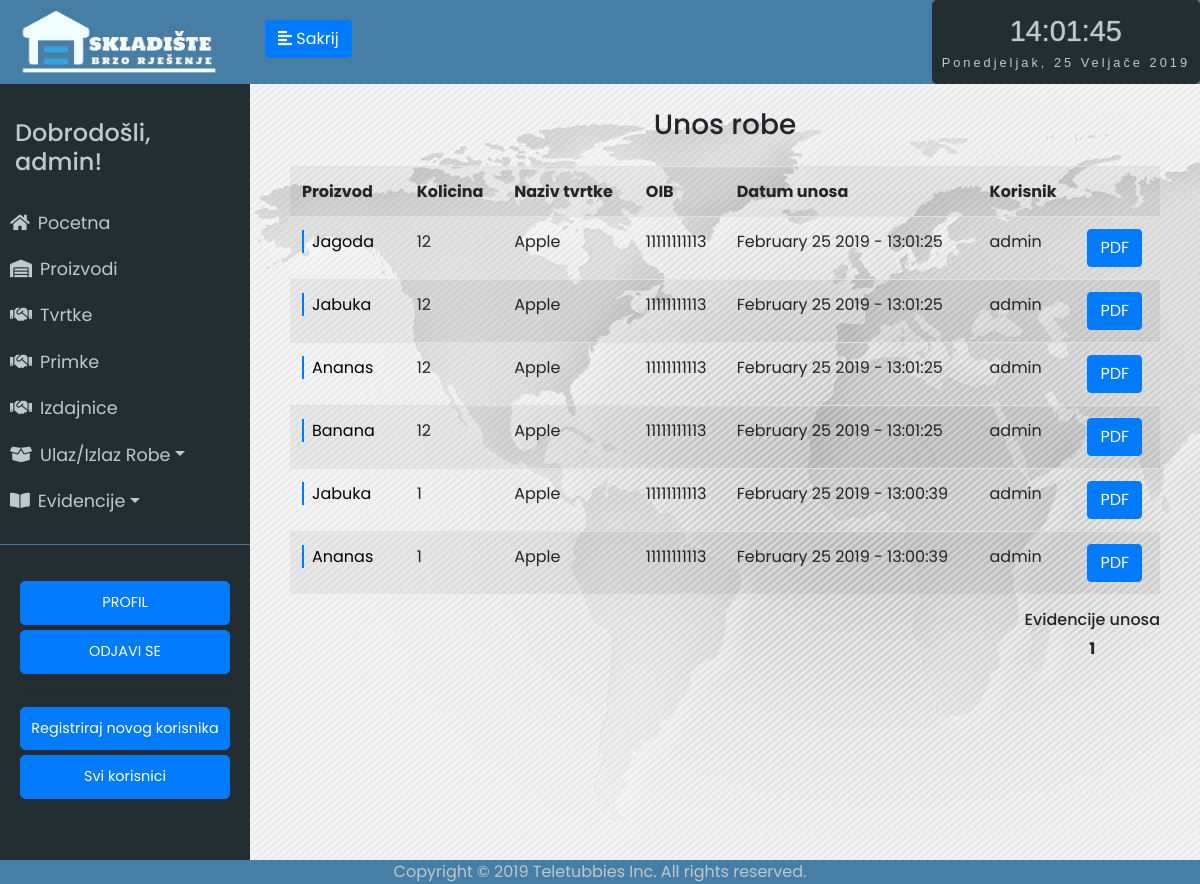
Page /evidencija_unosa/1 (signed in) on the committed database.
### app/models.py (models this page shows, shortened)
class User(UserMixin, db.Model):
	id = db.Column(db.Integer, primary_key=True)
	username = db.Column(db.String(64), index=True, unique=True)
	email = db.Column(db.String(120), index=True, unique=True)
	password_hash = db.Column(db.String(128))
	last_seen = db.Column(db.DateTime, default=datetime.utcnow)
	evidencija = db.relationship('Evidencija', backref='user', lazy='dynamic')

class Evidencija(db.Model):
	id = db.Column(db.Integer, primary_key=True)
	proizvod_id = db.Column(db.Integer, db.ForeignKey('proizvod.id'))
	tvrtka_id = db.Column(db.Integer, db.ForeignKey('tvrtka.id'))
	promijenjena_kolicina = db.Column(db.Integer)
	trenutna_kolicina = db.Column(db.Integer)
	datum_unosa = db.Column(db.DateTime, default=datetime.utcnow)
	vrsta_unosa = db.Column(db.String(64))
	user_id = db.Column(db.Integer, db.ForeignKey('user.id'))
	receipt_id = db.Column(db.Integer, db.ForeignKey('receipt.id'))

class Proizvod(db.Model):
	__searchable__ = ['name']
	id = db.Column(db.Integer, primary_key=True)
	name = db.Column(db.String(64))
	kolicina = db.Column(db.Integer, default=0)
	zemlja_podrijetla = db.Column(db.String(64))
	opis_proizvoda = db.Column(db.String(300))
	datum_unosa = db.Column(db.DateTime, default=datetime.utcnow)
	evidencija = db.relationship('Evidencija', backref='proizvod', lazy='dynamic')

class Tvrtka(db.Model):
	__searchable__ = ['name']
	id = db.Column(db.Integer, primary_key=True)
	name = db.Column(db.String(64))
	oib = db.Column(db.Integer, unique=True)
	adresa = db.Column(db.String(200))
	grad = db.Column(db.String(64))
	p_broj = db.Column(db.Integer)
	drzava = db.Column(db.String(64))
	evidencija = db.relationship('Evidencija', backref='tvrtka', lazy='dynamic')

### app/routes.py (the view)
@app.route('/evidencija_unosa/<int:page_num>')
@login_required
def evidencija_unosa(page_num):
	evidencija = Evidencija.query.filter_by(vrsta_unosa='unos').order_by(Evidencija.datum_unosa.desc()).paginate(per_page=7, page=page_num, error_out=True)
	return render_template('evidencija_unosa.html', title='Evidencija unosa', evidencija=evidencija)

### app/models.py (called while the page is built)
@login.user_loader
def load_user(id):
	return User.query.get(int(id))

### app/routes.py (called while the page is built)
@app.before_request
def before_request():
	if current_user.is_authenticated:
		current_user.last_seen = datetime.utcnow()
		db.session.commit()

### app/templates/evidencija_unosa.html (shortened to what this page needs)
{% extends "base.html" %}
{% block content %}
<div class="stanje-s">
    <h3 class="mb-4">Unos robe</h3>
<table class="table table-striped">
	<tr>
        <th>Proizvod</th>
        <th>Kolicina</th>
        <th>Naziv tvrtke</th>
        <th>OIB</th>
        <th>Datum unosa</th>
        <th>Korisnik</th>
        <th></th>
    </tr>
    {% for e in evidencija.items %}
    <tr>
    	<td><a href="/proizvod/{{e.proizvod.name}}" class="dekoracija">{{ e.proizvod.name }}</a></td>
    	<td>{{ e.promijenjena_kolicina }}</td>
    	<td>{{ e.tvrtka.name }}</td>
    	<td>{{ e.tvrtka.oib }}</td>
    	<td>{{ e.datum_unosa.strftime('%B %d %Y - %H:%M:%S') }}</td>
        <td>{{ e.user.username }}</td>
        <td><button class="btn btn-primary"><a href="../evidencija/{{e.id}}">PDF</a></button></td>
    </tr>
    {% endfor %}
</table>
<div class="d-flex justify-content-between">
        <div>
            <h6>Evidencije unosa</h6>
            {% for page in evidencija.iter_pages(left_edge=3, right_edge=3, left_current=3, right_current=3) %}
                {% if page %}
                    {% if page != evidencija.page %}
                        <a href="{{ url_for('evidencija_unosa', page_num=page) }}">{{ page }}</a>
                    {% else %}
                        <strong>{{ page }}</strong>
                    {% endif %}
                {% else %}
                    <span class=ellipsis>…</span>
                {% endif %}
            {% endfor %}
        </div>
    </div>
</div>
{% endblock %}

### app/templates/base.html (shortened to what this page needs)
<html>
<head>
	<link rel="stylesheet" href="https://stackpath.bootstrapcdn.com/bootstrap/4.2.1/css/bootstrap.min.css" integrisha384-GJzZqFGwb1QTTN6wy59ffF1BuGJpLSa9DkKMp0DgiMDm4iYMj70gZWKYbI706tWS">
	<link href="../static/style.css" type="text/css" rel="stylesheet">
	<link rel="stylesheet" href="https://use.fontawesome.com/releases/v5.7.1/css/all.css">
</head>
<body onload="startTime()">
	<div class="wrapper">
	<nav id="sidebar">
		<div class="sidebar-header ">
			<img src="../static/logo5.png" style="width: 200px; height: auto;">
		</div>
		<ul class="list-unstyled components" id="navigation">
			<h4>Dobrodošli, {{ current_user.username }}!</h4>
			<li class="{% block index %}{% endblock %}">
				<a href="{{ url_for('index') }}"><i class="fas fa-home mr-2"></i>Pocetna</a>
			</li>
			<li class="{% block stanje_skladista %}{% endblock %}">
				<a href="{{ url_for('stanje_skladista1') }}"><i class="fas fa-warehouse mr-2"></i>Proizvodi</a>
			</li>
			<li class="{% block dobavljaci %}{% endblock %}">
				<a href="{{ url_for('tvrtke1') }}"><i class="fas fa-handshake mr-2"></i>Tvrtke</a>
			</li>
            <li class="">
                <a href="{{ url_for('receipts_unosa1') }}"><i class="fas fa-handshake mr-2"></i>Primke</a>
            </li>
            <li class="">
                <a href="{{ url_for('receipts_izlaz1') }}"><i class="fas fa-handshake mr-2"></i>Izdajnice</a>
            </li>
			<li>
				<a href="#pageSubmenu2" data-toggle="collapse" aria-expanded="false" class="dropdown-toggle"><i class="fas fa-box-open mr-2"></i>Ulaz/Izlaz Robe</a>
			</li>
			<li>
				<a href="#pageSubmenu" data-toggle="collapse" aria-expanded="false" class="dropdown-toggle"><i class="fas fa-book-open mr-2"></i>Evidencije</a>
			</li>
		</ul>
		<ul class="list-unstyled CTAs">
                <li>
                    <a href="{{ url_for('user', username=current_user.username) }}" class="btn btn-primary hover-plava">PROFIL</a>
                </li>
                <li>
                    <a href="{{ url_for('logout') }}" class="btn btn-primary hover-plava">ODJAVI SE</a>
                </li>
                {%  if current_user.username == "admin"%}
                <hr>
                    <li>
                        <a href="{{ url_for('register') }}" class="btn btn-primary hover-plava">Registriraj novog korisnika</a>
                    </li>
                    <li>
                        <a href="{{ url_for('svi_korisnici1') }}" class="btn btn-primary hover-plava">Svi korisnici</a>
                    </li>
                {% endif %}
            </ul>
	</nav>
		<div class="tijelo">
	        <div class="plava-pozadina">
	        	<div class="d-flex bd-highlight">
  				<div class="bd-highlight">
	            	<button type="button" id="sidebarCollapse" class="btn btn-primary">
	                	<i class="fas fa-align-left"></i>
	                <span class="sakrij-tipku"></span>
	           </div>
  				<div class="ml-auto bd-highlight">
  					<div id="clockdate">
  					<div class="clockdate-wrapper">
    					<div id="clock"></div>
    					<div id="date"></div>
  					</div>
				</div>
			</div>
			</div>
	            </button> <br>
	    		</div>
				<div class="plavo">
				{% block content %}
				{% endblock %}
				</div>
		</div>
<footer>Copyright © 2019 Teletubbies Inc. All rights reserved.</footer>
</body>
</html>

### app/static/style.css (style rules this page uses)
body { font-family: 'Poppins', sans-serif; background: #fafafa; }
h4 { padding: 15px; }
.wrapper { display: flex; width: 100%; align-items: stretch; }
a, a:hover, a:focus { color: inherit; text-decoration: none; transition: all 0.3s; }
#sidebar { min-width: 250px; max-width: 250px; min-height: 100vh; background: #242d32; color: #bec9cd; transition: all 0.3s; }
#sidebarCollapse { margin-top: 20px; margin-left: 15px; }
#sidebar .sidebar-header { padding: 7.5px 20px; background: #477ea5; color: #f0fdfe; }
#sidebar ul.components { padding: 20px 0; border-bottom: 1px solid #47748b; }
#sidebar ul li a { padding: 10px; font-size: 1.1em; display: block; }
ul.CTAs { padding: 20px; }
ul.CTAs a { text-align: center; font-size: 0.9em !important; display: block; border-radius: 5px; margin-bottom: 5px; }
.tijelo { display: inline-block; width: 100%; }
.plavo { display: inline-block; width: 100%; text-align: center; }
.plava-pozadina { background-color: #477ea5; display: inline-block; width: 100%; height: 84px; }
.stanje-s { padding-top: 3vh; padding-left: 5vh; padding-right: 5vh; background-image: url('map.jpg'); height: 100vh; }
.sakrij-tipku:before { content: 'Sakrij'; }
.clockdate-wrapper { background-color: #242d32; padding:10px; max-width:350px; width:100%; text-align:center; border-radius:5px; margin:0 auto; height: 84px; }
#clock { background-color:#242d32; font-family: sans-serif; font-size:1.8rem; text-shadow:0px 0px 1px #bec9cd; color:#bec9cd; }
#date { letter-spacing:3px; font-size:0.8rem; font-family:arial,sans-serif; color:#bec9cd; }
footer { position: fixed; left: 0; bottom: 0; width: 100%; background-color: #477ea5; color: #bec9cd; text-align: center; }
.dekoracija { background: linear-gradient( to right, var(--mainColor) 0%, var(--mainColor) 2px, transparent 2px ); background-repeat: repeat-x; background-size: 100%; color: #000; padding-left: 10px; text-decoration: none; padding: 0 10px; }
:root { --mainColor: #007bff; }

### rows in the picture
User: username "admin"
Evidencija: proizvod.name "Jagoda", promijenjena_kolicina "12", tvrtka.name "Apple", tvrtka.oib "11111111113", datum_unosa "February 25 2019 - 13:01:25", user.username "admin"
Evidencija: proizvod.name "Jabuka", promijenjena_kolicina "12", tvrtka.name "Apple", tvrtka.oib "11111111113", datum_unosa "February 25 2019 - 13:01:25", user.username "admin"
Evidencija: proizvod.name "Ananas", promijenjena_kolicina "12", tvrtka.name "Apple", tvrtka.oib "11111111113", datum_unosa "February 25 2019 - 13:01:25", user.username "admin"
Evidencija: proizvod.name "Banana", promijenjena_kolicina "12", tvrtka.name "Apple", tvrtka.oib "11111111113", datum_unosa "February 25 2019 - 13:01:25", user.username "admin"
Evidencija: proizvod.name "Jabuka", promijenjena_kolicina "1", tvrtka.name "Apple", tvrtka.oib "11111111113", datum_unosa "February 25 2019 - 13:00:39", user.username "admin"
Evidencija: proizvod.name "Ananas", promijenjena_kolicina "1", tvrtka.name "Apple", tvrtka.oib "11111111113", datum_unosa "February 25 2019 - 13:00:39", user.username "admin"

### other values in the picture
{{ page }} "1"
